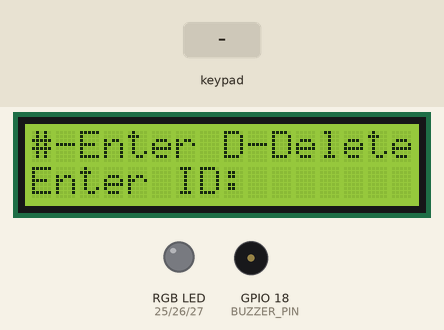
A program run on a simulated ESP32. Parts: 16×2 character LCD, an RGB LED mixed from three pins (HIGH = lit), buzzer (waves = sounding, pin HIGH). The inputs (shaded band) are chosen by the test bench. WiFi joins after 1.5 s; servers stay silent unless stated; uploads are accepted with an empty reply; the local clock reads 2024-03-15 10:24:30 at power-on unless the program sets it; what the program prints to the serial monitor is not drawn.

Above: at 1.2 s.
1.3 s: keypad keys 1 2 3 4 # pressed 0.4 s apart
At 3.6 s:
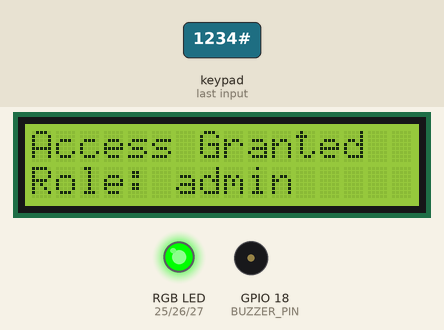
4.8 s: keypad keys 1 3 9 7 # pressed 0.4 s apart
At 7.6 s:
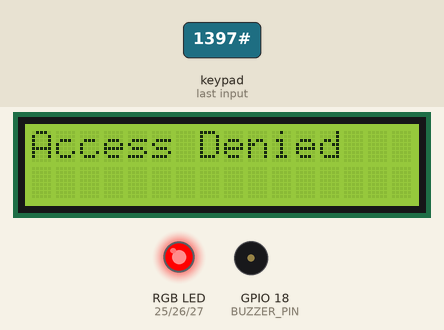
8.3 s: keypad keys 6 7 8 9 # pressed 0.4 s apart
At 10.4 s:
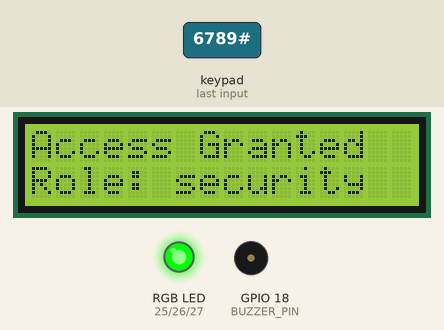
11.8 s: keypad keys 5 4 3 2 # pressed 0.4 s apart
At 14.3 s:
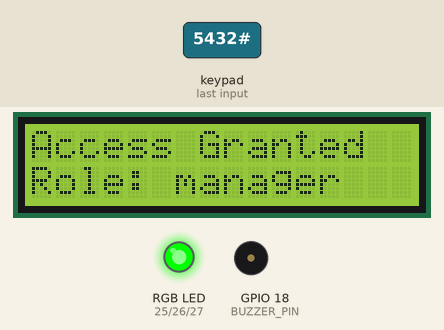
18.3 s: key '1' pressed
At 18.7 s:
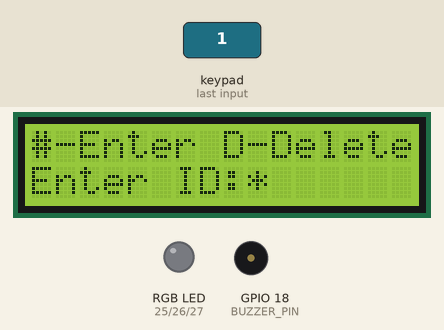
Timing chart, 0 to 21.3 s (numbered marks = the images above; inputs shaded):
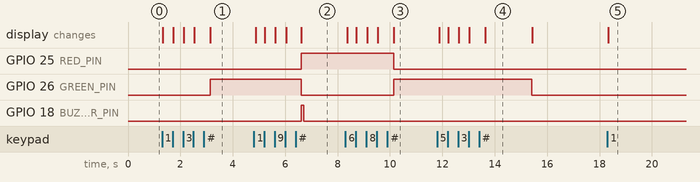

Measured:
- after the input at 1.3 s, GPIO 26 (GREEN_PIN): LOW → HIGH after 1.8 s; the display: first changes at once (image 1 shows a later state)
- after the input at 4.8 s, GPIO 25 (RED_PIN): LOW → HIGH after 1.8 s; GPIO 26 (GREEN_PIN): HIGH → LOW after 1.8 s instead of 0.10 s; GPIO 18 (BUZZER_PIN): LOW → HIGH after 1.8 s, → LOW 0.08 s later; the display: first changes after 0.07 s (image 2 shows a later state)
- after the input at 8.3 s, GPIO 25 (RED_PIN): HIGH → LOW after 1.8 s instead of 0.10 s; GPIO 26 (GREEN_PIN): LOW → HIGH after 1.8 s; the display: first changes after 0.07 s (image 3 shows a later state)
- after the input at 11.8 s, GPIO 26 (GREEN_PIN): HIGH → LOW after 3.6 s instead of 0.11 s; the display: first changes after 0.08 s (image 4 shows a later state)
- after the input at 18.3 s, the display: changes at once (image 5)
- what the display in image 4 shows lasts 1.8 s, from 13.6 s to 15.4 s

The program:

main.cpp
```cpp
#include <Arduino.h>
#include <Keypad.h>
#include <LiquidCrystal_I2C.h>
#include <WiFi.h>
#include <HTTPClient.h>
#include <ArduinoJson.h>
#include <time.h>
#include <Wire.h>

// -----------------------------------------------------------------------------
// System Settings
// -----------------------------------------------------------------------------

const int MAX_ID_LENGTH = 4;
const int FAIL_SAFE_COUNTER = 3;
const unsigned long LOCKOUT_TIME = 15000;
const unsigned long RESULT_SCREEN_TIME = 2000;
const unsigned long SUCCESS_BUZZ_TIME = 200;
const unsigned long DENIED_BEEP_ON_TIME = 100;
const unsigned long DENIED_BEEP_OFF_TIME = 100;
const unsigned long LOCKED_BEEP_PERIOD = 1000;
const unsigned long LOCKED_BEEP_ON_TIME = 100;
const unsigned long WIFI_RECONNECT_INTERVAL = 10000;
const unsigned long TIME_CACHE_REFRESH_INTERVAL = 1000;

// WiFi
#ifndef WIFI_SSID
#define WIFI_SSID "Wokwi-GUEST"
#endif

#ifndef WIFI_PASSWORD
#define WIFI_PASSWORD ""
#endif

// Time / logging
const char *NTP_SERVER = "pool.ntp.org";
const long GMT_OFFSET_SECONDS = 0;
const int DAYLIGHT_OFFSET_SECONDS = 0;

#ifndef ACCESS_LOG_URL
#define ACCESS_LOG_URL "http://192.168.1.100:8080/access-log"
#endif

// RGB LED
const byte RED_PIN = 25;
const byte GREEN_PIN = 26;
const byte BLUE_PIN = 27;

// Buzzer
const byte BUZZER_PIN = 18;

// LCD I2C
const byte LCD_SDA = 21;
const byte LCD_SCL = 22;
const byte LCD_ADDR = 0x27;

// Keypad
const byte ROWS = 4;
const byte COLS = 4;

const byte ROW_PINS[ROWS] = {
    13,
    4,
    14,
    33};

const byte COL_PINS[COLS] = {
    32,
    19,
    23,
    5};

struct User
{
  String id;
  String role;
};

const User users[] = {
    {"1234", "admin"},
    {"6789", "security"},
    {"5432", "manager"},
    {"0987", "user-1"},
    {"1122", "user-2"},
};

// -----------------------------------------------------------------------------
// Hardware Objects
// -----------------------------------------------------------------------------

LiquidCrystal_I2C lcd(LCD_ADDR, 20, 4);

char keys[ROWS][COLS] =
    {
        {'1', '2', '3', 'A'},
        {'4', '5', '6', 'B'},
        {'7', '8', '9', 'C'},
        {'*', '0', '#', 'D'}};

Keypad keypad(
    makeKeymap(keys),
    (byte *)ROW_PINS,
    (byte *)COL_PINS,
    ROWS,
    COLS);

// -----------------------------------------------------------------------------
// Forward Declarations for Phase 2 Helpers
// -----------------------------------------------------------------------------

bool isWiFiConnected();
void initTime();
void updateTimeCache();
String getCurrentTime();
void logAccess(const String &id, const String &role, const String &status);
void flushOfflineQueue();

// -----------------------------------------------------------------------------
// Global Input Buffer Helpers
// -----------------------------------------------------------------------------

String inputBuffer;
unsigned long lastInputTime = 0;

void clearInputBuffer()
{
  inputBuffer = "";
}

void addKeyToInputBuffer(char key)
{
  if (key < '0' || key > '9')
  {
    return;
  }

  if (inputBuffer.length() >= MAX_ID_LENGTH)
  {
    return;
  }

  inputBuffer += key;
  lastInputTime = millis();
}

void backspaceInputBuffer()
{
  if (inputBuffer.length() != 0)
  {
    inputBuffer.remove(inputBuffer.length() - 1);
    lastInputTime = millis();
  }
}

String getInputBuffer()
{
  return inputBuffer;
}

int getInputBufferLength()
{
  return inputBuffer.length();
}

// -----------------------------------------------------------------------------
// Access Validation
// -----------------------------------------------------------------------------

String validateAccess(const String &id)
{
  for (const User &user : users)
  {
    if (user.id == id)
    {
      return user.role;
    }
  }

  return "";
}

// -----------------------------------------------------------------------------
// WiFi Helpers
// -----------------------------------------------------------------------------

unsigned long lastWiFiReconnectAttempt = 0;
bool wifiWasConnected = false;

void connectWiFi()
{
  if (isWiFiConnected())
  {
    return;
  }

  WiFi.mode(WIFI_STA);
  WiFi.setAutoReconnect(true);
  WiFi.persistent(false);

  Serial.print("[WiFi] Connecting to ");
  Serial.println(WIFI_SSID);

  WiFi.begin(WIFI_SSID, WIFI_PASSWORD);
  lastWiFiReconnectAttempt = millis();
}

void reconnectWiFi()
{
  if (isWiFiConnected())
  {
    return;
  }

  if (millis() - lastWiFiReconnectAttempt < WIFI_RECONNECT_INTERVAL)
  {
    return;
  }

  Serial.println("[WiFi] Reconnecting...");
  connectWiFi();
}

bool isWiFiConnected()
{
  return WiFi.status() == WL_CONNECTED;
}

void updateWiFiStatus()
{
  bool connected = isWiFiConnected();

  if (connected == wifiWasConnected)
  {
    return;
  }

  wifiWasConnected = connected;

  if (connected)
  {
    Serial.print("[WiFi] Connected. IP: ");
    Serial.println(WiFi.localIP());
  }
  else
  {
    Serial.println("[WiFi] Disconnected");
  }
}

// -----------------------------------------------------------------------------
// NTP Time Helpers
// -----------------------------------------------------------------------------

bool timeConfigured = false;
bool timeCacheReady = false;
unsigned long lastTimeCacheRefresh = 0;
time_t currentEpoch = 0;
String currentDateTime = "TIME_NOT_SYNCED";

void initTime()
{
  if (timeConfigured)
  {
    return;
  }

  configTime(GMT_OFFSET_SECONDS, DAYLIGHT_OFFSET_SECONDS, NTP_SERVER);
  timeConfigured = true;

  Serial.println("[NTP] Time synchronization requested");
}

void updateTimeCache()
{
  if (!timeConfigured)
  {
    return;
  }

  if (millis() - lastTimeCacheRefresh < TIME_CACHE_REFRESH_INTERVAL && timeCacheReady)
  {
    return;
  }

  time_t now = time(nullptr);
  if (now < 100000)
  {
    return;
  }

  struct tm timeInfo;
  localtime_r(&now, &timeInfo);

  char buffer[20];
  strftime(buffer, sizeof(buffer), "%Y-%m-%d %H:%M:%S", &timeInfo);

  currentEpoch = now;
  currentDateTime = buffer;
  lastTimeCacheRefresh = millis();
  timeCacheReady = true;
}

String getCurrentTime()
{
  updateTimeCache();
  return currentDateTime;
}

// -----------------------------------------------------------------------------
// HTTP Access Log Helpers
// -----------------------------------------------------------------------------

// -----------------------------------------------------------------------------
// Offline Queue & Sending Helpers
// -----------------------------------------------------------------------------

struct LogEntry
{
  String id;
  String role;
  String status;
  String timestamp;
};

const int MAX_QUEUE_SIZE = 10;
LogEntry offlineQueue[MAX_QUEUE_SIZE];
int queueHead = 0;
int queueTail = 0;
int queueCount = 0;

unsigned long lastFlushAttempt = 0;
const unsigned long FLUSH_INTERVAL = 10000; // 10 seconds

void enqueueLog(const String &id, const String &role, const String &status, const String &timestamp)
{
  if (queueCount >= MAX_QUEUE_SIZE)
  {
    Serial.println("[Queue] Queue full, overwriting oldest entry");
    queueHead = (queueHead + 1) % MAX_QUEUE_SIZE;
    queueCount--;
  }

  offlineQueue[queueTail] = {id, role, status, timestamp};
  queueTail = (queueTail + 1) % MAX_QUEUE_SIZE;
  queueCount++;
  Serial.print("[Queue] Log enqueued. Count: ");
  Serial.println(queueCount);
}

bool peekLog(LogEntry &entry)
{
  if (queueCount == 0)
  {
    return false;
  }
  entry = offlineQueue[queueHead];
  return true;
}

void popLog()
{
  if (queueCount == 0)
  {
    return;
  }
  queueHead = (queueHead + 1) % MAX_QUEUE_SIZE;
  queueCount--;
  Serial.print("[Queue] Log popped. Count: ");
  Serial.println(queueCount);
}

bool sendPayload(const String &id, const String &role, const String &status, const String &timestamp)
{
  if (!isWiFiConnected())
  {
    return false;
  }

  JsonDocument doc;
  doc["id"] = id;
  doc["role"] = role;
  doc["status"] = status;
  doc["time"] = timestamp;

  String payload;
  serializeJson(doc, payload);

  WiFiClient client;
  HTTPClient http;
  http.setTimeout(1500);

  if (!http.begin(client, ACCESS_LOG_URL))
  {
    Serial.println("[HTTP] Failed to initialize request");
    return false;
  }

  http.addHeader("Content-Type", "application/json");

  int httpCode = http.POST(payload);
  bool success = false;
  if (httpCode >= 200 && httpCode < 300)
  {
    Serial.print("[HTTP] Log sent successfully, code: ");
    Serial.println(httpCode);
    success = true;
  }
  else
  {
    Serial.print("[HTTP] Log send failed, code/error: ");
    if (httpCode > 0)
    {
      Serial.println(httpCode);
    }
    else
    {
      Serial.println(http.errorToString(httpCode));
    }
  }

  http.end();
  return success;
}

void logAccess(const String &id, const String &role, const String &status)
{
  String timestamp = getCurrentTime();

  if (queueCount == 0 && isWiFiConnected())
  {
    Serial.println("[Logging] Queue empty, attempting immediate send");
    if (sendPayload(id, role, status, timestamp))
    {
      return;
    }
    Serial.println("[Logging] Immediate send failed, queueing log");
  }
  else
  {
    Serial.println("[Logging] WiFi offline or queue not empty, queueing log");
  }

  enqueueLog(id, role, status, timestamp);
}

void flushOfflineQueue()
{
  if (queueCount == 0)
  {
    return;
  }

  if (!isWiFiConnected())
  {
    return;
  }

  if (millis() - lastFlushAttempt < FLUSH_INTERVAL)
  {
    return;
  }

  lastFlushAttempt = millis();

  Serial.print("[Queue] Flushing ");
  Serial.print(queueCount);
  Serial.println(" logs...");

  while (queueCount > 0 && isWiFiConnected())
  {
    LogEntry entry;
    if (peekLog(entry))
    {
      if (sendPayload(entry.id, entry.role, entry.status, entry.timestamp))
      {
        popLog();
      }
      else
      {
        Serial.println("[Queue] Send failed during flush, aborting flush");
        break;
      }
    }
  }
}

// -----------------------------------------------------------------------------
// Display Helpers
// -----------------------------------------------------------------------------

enum DisplayScreen
{
  DS_NONE = 0,
  DS_WELCOME,
  DS_INPUT,
  DS_GRANTED,
  DS_DENIED,
  DS_LOCKED
};

DisplayScreen lastScreen = DS_NONE;
int lastInputLength = -1;
int lastLockedSeconds = -1;

void clearDisplayCache()
{
  lcd.clear();
  lastInputLength = -1;
  lastLockedSeconds = -1;
  lastScreen = DS_NONE;
}

void showWelcome()
{
  if (lastScreen == DS_WELCOME)
  {
    return;
  }

  lcd.clear();

  lastInputLength = -1;
  lastLockedSeconds = -1;
  lastScreen = DS_WELCOME;

  lcd.setCursor(0, 1);
  lcd.print("Enter ID:");
  lcd.setCursor(0, 0);
  lcd.print("#-Enter D-Delete");
}

void showInput(int length)
{
  if (lastScreen == DS_INPUT && length == lastInputLength)
  {
    return;
  }

  if (lastScreen != DS_INPUT)
  {
    lcd.setCursor(0, 0);
    for (int c = 0; c < 20; c++)
    {
      lcd.print(' ');
    }
    lcd.setCursor(0, 0);
    lcd.print("#-Enter D-Delete");

    lcd.setCursor(0, 1);
    lcd.print("Enter ID:");
  }

  lcd.setCursor(9, 1);
  for (int c = 0; c < 20; c++)
  {
    lcd.print(' ');
  }

  lcd.setCursor(9, 1);
  for (int i = 0; i < length; i++)
  {
    lcd.print("*");
  }

  lastInputLength = length;
  lastScreen = DS_INPUT;
}

void showGranted(const String &role)
{
  if (lastScreen == DS_GRANTED)
  {
    return;
  }

  lcd.clear();
  lastInputLength = -1;
  lastLockedSeconds = -1;
  lastScreen = DS_GRANTED;

  lcd.setCursor(0, 0);
  lcd.print("Access Granted");

  lcd.setCursor(0, 1);
  lcd.print("Role: ");
  lcd.print(role);
}

void showDenied()
{
  if (lastScreen == DS_DENIED)
  {
    return;
  }

  lcd.clear();
  lastInputLength = -1;
  lastLockedSeconds = -1;
  lastScreen = DS_DENIED;

  lcd.setCursor(0, 0);
  lcd.print("Access Denied");
}

void showLocked(unsigned long remainingSeconds)
{
  if (lastScreen == DS_LOCKED && remainingSeconds == static_cast<unsigned long>(lastLockedSeconds))
  {
    return;
  }

  lcd.clear();
  lastInputLength = -1;
  lastLockedSeconds = static_cast<int>(remainingSeconds);
  lastScreen = DS_LOCKED;

  lcd.setCursor(0, 0);
  lcd.print("SYSTEM LOCKED");

  lcd.setCursor(0, 1);
  lcd.print("Try in ");
  lcd.print(remainingSeconds);
  lcd.print(" sec");
}

// -----------------------------------------------------------------------------
// Global State Timers
// -----------------------------------------------------------------------------

unsigned long currentStateEntryTime = 0;
unsigned long lockoutStartTime = 0;

// -----------------------------------------------------------------------------
// Feedback Helpers
// -----------------------------------------------------------------------------

void feedbackOff()
{
  digitalWrite(RED_PIN, LOW);
  digitalWrite(GREEN_PIN, LOW);
  digitalWrite(BLUE_PIN, LOW);
  digitalWrite(BUZZER_PIN, LOW);
}

void feedbackSuccess()
{
  unsigned long elapsed = millis() - currentStateEntryTime;

  digitalWrite(RED_PIN, LOW);
  digitalWrite(GREEN_PIN, HIGH);
  digitalWrite(BLUE_PIN, LOW);

  digitalWrite(BUZZER_PIN, elapsed < SUCCESS_BUZZ_TIME ? HIGH : LOW);
}

void feedbackDenied()
{
  unsigned long elapsed = millis() - currentStateEntryTime;

  digitalWrite(GREEN_PIN, LOW);
  digitalWrite(BLUE_PIN, LOW);
  digitalWrite(RED_PIN, HIGH);

  if (elapsed < DENIED_BEEP_ON_TIME)
  {
    digitalWrite(BUZZER_PIN, HIGH);
  }
  else if (elapsed < DENIED_BEEP_ON_TIME + DENIED_BEEP_OFF_TIME)
  {
    digitalWrite(BUZZER_PIN, LOW);
  }
  else if (elapsed < (DENIED_BEEP_ON_TIME * 2) + DENIED_BEEP_OFF_TIME)
  {
    digitalWrite(BUZZER_PIN, HIGH);
  }
  else
  {
    digitalWrite(BUZZER_PIN, LOW);
  }
}

void feedbackLocked()
{
  unsigned long elapsed = millis() - lockoutStartTime;
  unsigned long beepTime = elapsed % LOCKED_BEEP_PERIOD;

  digitalWrite(GREEN_PIN, LOW);
  digitalWrite(BLUE_PIN, LOW);
  digitalWrite(RED_PIN, HIGH);

  digitalWrite(BUZZER_PIN, beepTime < LOCKED_BEEP_ON_TIME ? HIGH : LOW);
}

void initFeedback()
{
  pinMode(RED_PIN, OUTPUT);
  pinMode(GREEN_PIN, OUTPUT);
  pinMode(BLUE_PIN, OUTPUT);
  pinMode(BUZZER_PIN, OUTPUT);
}

// -----------------------------------------------------------------------------
// Global System State
// -----------------------------------------------------------------------------

enum SystemState
{
  S_IDLE,
  S_VALIDATING,
  S_GRANTED,
  S_DENIED,
  S_LOCKED
};

SystemState currentState = S_IDLE;
int failCount = 0;
String currentRole = "";

void resetSystem()
{
  currentState = S_IDLE;
  currentRole = "";
  currentStateEntryTime = millis();
  feedbackOff();
  clearInputBuffer();
}

String getCurrentRole()
{
  return currentRole;
}

SystemState getState()
{
  return currentState;
}

unsigned long getLockoutRemainingSeconds()
{
  if (currentState != S_LOCKED)
  {
    return 0;
  }

  unsigned long elapsed = millis() - lockoutStartTime;
  if (elapsed >= LOCKOUT_TIME)
  {
    return 0;
  }

  unsigned long remainingMillis = LOCKOUT_TIME - elapsed;
  return (remainingMillis + 999) / 1000;
}

void grantAccess(const String &role)
{
  currentRole = role;

  failCount = 0;

  currentState = S_GRANTED;
  currentStateEntryTime = millis();

  logAccess(getInputBuffer(), role, "GRANTED");

  clearInputBuffer();
}

void denyAccess()
{
  failCount++;

  if (failCount >= FAIL_SAFE_COUNTER)
  {
    currentState = S_LOCKED;
    lockoutStartTime = millis();
    currentStateEntryTime = lockoutStartTime;
  }
  else
  {
    currentState = S_DENIED;
    currentStateEntryTime = millis();
  }

  logAccess(getInputBuffer(), "", "DENIED");

  clearInputBuffer();
}

void validateCurrentInput()
{
  String id = getInputBuffer();

  String role = validateAccess(id);

  if (role != "")
  {
    grantAccess(role);
  }
  else
  {
    denyAccess();
  }
}

void handleKey(char key)
{
  if (currentState == S_LOCKED)
  {
    return;
  }

  if (key == 'D')
  {
    backspaceInputBuffer();
    return;
  }

  if (key == '#')
  {
    if (getInputBufferLength() == 0)
    {
      return;
    }
    currentState = S_VALIDATING;
    validateCurrentInput();
    return;
  }

  if (key >= '0' && key <= '9')
  {
    addKeyToInputBuffer(key);
    currentState = S_IDLE;
    return;
  }
}

void updateInputTimeout()
{
  if (!inputBuffer.isEmpty())
  {
    if (millis() - lastInputTime >= 10000)
    {
      clearInputBuffer();
    }
  }
}

void updateStateMachine()
{
  if (currentState == S_LOCKED)
  {
    if (millis() - lockoutStartTime >= LOCKOUT_TIME)
    {
      failCount = 0;
      resetSystem();
    }
  }
}

// -----------------------------------------------------------------------------
// Arduino Lifecycle
// -----------------------------------------------------------------------------

void setup()
{
  Serial.begin(115200);

  Wire.begin(LCD_SDA, LCD_SCL);

  lcd.init();
  lcd.backlight();

  initFeedback();

  connectWiFi();
  initTime();

  showWelcome();
}

void loop()
{
  reconnectWiFi();
  updateWiFiStatus();
  updateTimeCache();
  flushOfflineQueue();

  updateStateMachine();
  updateInputTimeout();

  char key = keypad.getKey();

  if (key)
  {
    Serial.print("Key: ");
    Serial.println(key);

    handleKey(key);
  }

  switch (getState())
  {
  case S_IDLE:
    showInput(getInputBufferLength());
    break;

  case S_GRANTED:
    showGranted(getCurrentRole());
    feedbackSuccess();

    if (millis() - currentStateEntryTime >= RESULT_SCREEN_TIME)
    {
      resetSystem();
      showWelcome();
    }
    break;

  case S_DENIED:
    showDenied();
    feedbackDenied();

    if (millis() - currentStateEntryTime >= RESULT_SCREEN_TIME)
    {
      resetSystem();
      showWelcome();
    }
    break;

  case S_LOCKED:
    showLocked(getLockoutRemainingSeconds());
    feedbackLocked();
    break;

  case S_VALIDATING:
    break;
  }
}
```
